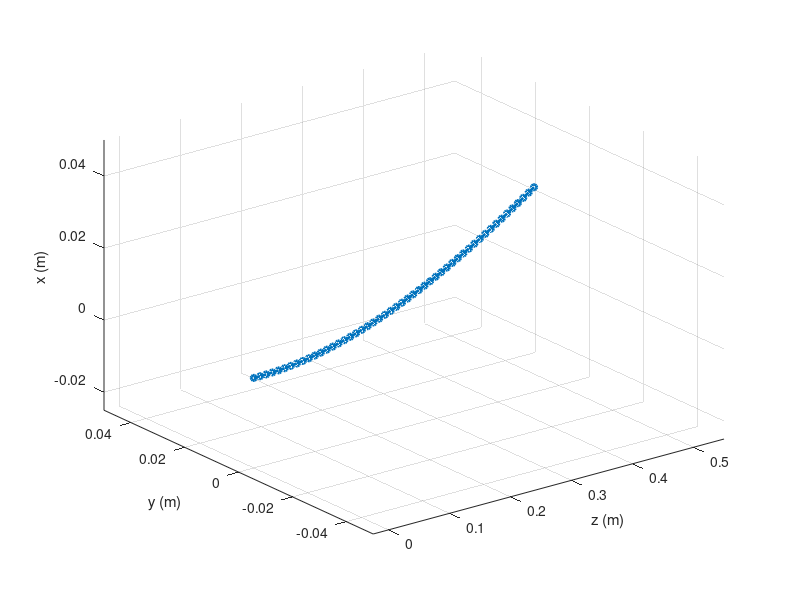

Source code (MATLAB): (Note: this script raises an error after producing the figure.)
% This program implements the Cosserat Rod Theory
% with simple Control inputs
% 
function CosseratRod
clear all;
clc;

global i p R j n m v u q w vs us vt ut qt wt vst ust vh uh vsh ush qh wh nLL mLL x y z X Y Z  %Make vars available in whole program
%Hat operator
hat = @(y)[0, -y(3), y(2);
           y(3), 0, -y(1);
          -y(2), y(1), 0];

%Declare variables
L = 0.5;                         %Length in m
N = 50;                        %Spatial resolution
E = 207e9;                     %Young's modulus
r = 0.001;                     %Cross-section radius
rt = {[0.01;0;0]               %Location of Tendons - We'll see if 4 works
      [0;0.01;0]
      [-0.01;0;0]
      [0;-0.01;0]};             
rho = 8000;                    %Density
g = [0;0;-9.81];               %Gravity vector
Bse = zeros(3);                %Shear/Bending Coefficient
Bbt = 1e-6*eye(3);             %Bending/Torsion Coefficient
C = 0.03*eye(3);               %Viscous Damping Coefficient
Tt = {0 0 0 0};
dt = 0.015;                    %Size of Time step
alpha = -0.2;                  %BDF-alpha parameter
STEPS = 300;                   %Number of timesteps to completion

%Initial Pre-bending variables
vstar = @(s)[0;0;1];           
ustar = @(s)[0;0;0];           
vsstar = @(s)[0;0;1];
usstar = @(s)[0;0;0];

%Boundary Conditions
%Clamped base to free end
for i = 1 : STEPS
    p{i,1} = [0;0;0];          
    R{i,1} = eye(3);
    q{i,1} = [0;0;0];
    w{i,1} = [0;0;0];
end

nL = 0.0*g;                    %Start with a weight hung at the tip
mL = [0;0;0];

%Dependent Parameter Calculations
A = pi*r^2;                                 %Cross-sectional area
J = diag([pi*r^4/4  pi*r^4/4  pi*r^4/2]);   %Inertia Matrix
G = E / (2 * (1 + 0.3));                    %Shear modulus
Kse = diag([G*A, G*A, E*A]);                %SE Stiffness Matrix
Kbt = diag([E*J(1,1), E*J(2,2), G*J(3,3)]); %BT Stiffness Matrix
ds = L/(N-1);                               %Finite change in S over total steps

%BDF-alpha coefficients
C0 = (1.5 + alpha) / ( dt*(1+alpha));      
C1 = -2/dt;
C2 = (0.5 + alpha) / ( dt*(1+alpha));
d1 = alpha / (1+alpha);

% -- START SIMULATION -- 
% Steps to consider:
% 1) Solve with initial static conditions
% 2) Apply Tension Forces
% 3) Semi-discretize the PDE into an ODE using BDF-Alpha
% 4) Solve PDE with shooting
% 5) Model resulting rod using CRVisToolkit 

%Initial Static Solve in order to get IVP problem going
i = 1;
disp("Solving Initial Static Model")
fsolve(@initialSolve, zeros(6,1)); %Solve static BVP w/ shooting method
visualize();

%Setup initial history terms
for j = 1 : N-1
    vh{i+1,j} = (C1+C2)*v{i,j};
    uh{i+1,j} = (C1+C2)*u{i,j};
    vsh{i+1,j} = (C1+C2)*vs{i,j};
    ush{i+1,j} = (C1+C2)*us{i,j};
    qh{i+1,j} = [0;0;0];
    wh{i+1,j} = [0;0;0];
    q{i,j} = [0;0;0];
    w{i,j} = [0;0;0];
end

%Visualize the static beam with CRVis

% -- START SIMULATION LOOP --
for i = 2 : STEPS

    %Set the Tendon Forces at each time step
    %Likely will have the control input function here, then set the forces
    if i < 5
        Tt{1} = 0; %Apply 0 for initial history terms
        Tt{2} = 0;
        Tt{3} = 0;
        Tt{4} = 0;
    else
        Tt{1} = 3; %INPUT TENDON FORCES
        Tt{2} = 1;
        Tt{3} = 1.5;
        Tt{4} = 0.5;
    end 

    %Now to actually solve, given the tendon forces
    disp("Solving Dynamic Model")
    fsolve(@dynamicSolve, [n{i-1,1}; m{i-1,1}]); %Solve semi-discretized PDE w/ shooting
    updateBDFalpha();
    visualize();
end

%Possibly insert result into CRVis

% -- FUNCTIONS --
function E = initialSolve(G)
    n{i,1} = G(1:3);
    m{i,1} = G(4:6);

    %Euler's method for IVP problem
    for j = 1 : N-1
        [ps, Rs, ns, ms, us{i,j}, vs{i,j} ,v{i,j}, u{i,j}] = formStaticCosseratODE(p{i,j},R{i,j},n{i,j},m{i,j});
        p{i,j+1} = p{i,j} + ds*ps;
        R{i,j+1} = R{i,j} + ds*Rs;
        n{i,j+1} = n{i,j} + ds*ns;
        m{i,j+1} = m{i,j} + ds*ms;
    end

    E = [ n{i,N} - nL;  m{i,N} - mL ];
end

function E = dynamicSolve(G)
    n{i,1} = G(1:3);
    m{i,1} = G(4:6);

    %Euler's method
    for j = 1 : N-1
        [ps, Rs, ns, ms, qs, ws, vs{i,j}, us{i,j},...
        v{i,j}, u{i,j}, vt{i,j}, ut{i,j},...
        qt{i,j}, wt{i,j},vst{i,j}, ust{i,j}] = formCosseratODE(p{i,j},R{i,j},n{i,j},m{i,j},q{i,j},w{i,j});
        
        p{i,j+1} = p{i,j} + ds*ps;
        R{i,j+1} = R{i,j} + ds*Rs;
        n{i,j+1} = n{i,j} + ds*ns;
        m{i,j+1} = m{i,j} + ds*ms;
        q{i,j+1} = q{i,j} + ds*qs;
        w{i,j+1} = w{i,j} + ds*ws;
            
    end

    E = [n{i,N} - nLL ;  m{i,N} - mLL];
end

%This function will essentially build the ODE that will be put through
%fsolve dynamically over time
function [ps,Rs,ns,ms,qs,ws,vs,us,v,u,vt,ut,qt,wt,vst,ust] = formCosseratODE(p, R, n, m, q, w, Tt)
    v = (Kse + C0*Bse)\(R'*n + Kse*vstar(ds*(j-1)) - Bse*vh{i,j}); %Use \ for inverse for better stability
    u = (Kbt + C0*Bbt)\(R'*m + Kbt*ustar(ds*(j-1)) - Bbt*uh{i,j});
    
    %Time derivatives - Replaced by BDFa terms
    vt = C0*v + vh{i,j};
    ut = C0*u + uh{i,j};
    qt = C0*q + qh{i,j};
    wt = C0*w + wh{i,j};

    %Calculate Forces
    %Using _ for subscript t, for tension forces
    [a_t, b_t, A_t, B_t, G_t, H_t] = getTendonForces(v, u);

    %Following Sharifi et al for vs and us
    %Their code seems to assume that all block matrices are diagonal
    %The following works in all cases, but is a bit less efficient
    %I didn't time to verify the matrix sizes to know if Gt is diagonal
    phi = [Kse + C0*Bse + A_t, G_t;
           G_t', Kbt + C0*Bbt + H_t];

    LamdaN = hat(u) * (Kse * (v - vstar(ds*(j-1)) + Bse*vt)) - Kse*vsstar(ds*(j-1)) + Bse*vsh{i,j};
    LamdaM = hat(u) * (Kbt * (u - ustar(ds*(j-1)) + Bbt*ut)) - Kbt*usstar(ds*(j-1)) + Bbt*ush{i,j};
    GammaN = rho*A*(hat(w)*q + qt) + C*q.*abs(q) - R'*rho*A_t*g - a_t; %**R'R = 1, so can be omitted
    GammaM = rho*(hat(w)*J*w + J*wt) - hat(v) * (Kse * (v - vstar(ds*(j-1)) + Bse*vt)) - b_t; %**hat(ps) = Rv, also le = 0

    rhs = [-GammaN + LamdaN;
           -GammaM + LamdaM];
    temp = phi \ rhs;

    %Extract the result into vs and us
    vs = temp(1:3); %Block size is determined by Kse
    us = temp(4:6);

    vst = C0*vs + vsh{i,j};
    ust = C0*us + ush{i,j};

    f = rho*A*g + R*(a_t + A_t*vs + G_t*us) - (R*C*q.*abs(q));
    l = R*(b_t + B_t*vt + H_t*ut);

    %Find boundary forces and moments from tendons for residual calculation
    [nLL, mLL] = getTendonForcesAtL(R, u, v);

    %Spatial derivatives
    ps = R * v;
    Rs = R * hat(u);
    qs = vt - hat(u)*q + hat(w)*v;
    ws = ut - hat(u)*w;
    ns = rho*A*R*(hat(w)*q + qt) - f;
    ms = R*rho*(hat(w)*J*w + J*wt) - hat(ps)*n - l;
end

%STATIC
%This function is very explicit as I simly set the time terms to 0
%Could be optimized to OMIT time terms later on
function [ps, Rs, ns, ms, us, vs, v, u] = formStaticCosseratODE(p, R, n, m)
    v = (Kse)\(R'*n + Kse*vstar(ds*(j-1))); %Use \ for inverse for better stability
    u = (Kbt)\(R'*m + Kbt*ustar(ds*(j-1)));
    
    %Time derivatives - all 0 at static

    %Calculate Forces
    %Using _ for subscript t, for tension forces
    [a_t, b_t, A_t, B_t, G_t, H_t] = getTendonForces(v, u);

    %Following Sharifi et al for vs and us
    %Their code seems to assume that all block matrices are diagonal
    %The following works in all cases, but is a bit less efficient
    %I didn't time to verify the matrix sizes to know if Gt is diagonal
    phi = [Kse + A_t, G_t;
           G_t', Kbt + H_t];

    LamdaN = hat(u) * (Kse * (v - vstar(ds*(j-1)))) - Kse*vsstar(ds*(j-1));
    LamdaM = hat(u) * (Kbt * (u - ustar(ds*(j-1)))) - Kbt*usstar(ds*(j-1));
    GammaN = R'*rho*A_t*g - a_t; %**R'R = 1, so can be omitted
    GammaM = hat(v) * Kse * (v - vstar(ds*(j-1))) - b_t; %**hat(ps) = Rv, also le = 0

    rhs = [-GammaN + LamdaN;
           -GammaM + LamdaM];
    temp = phi \ rhs;

    %Extract the result into vs and us
    vs = temp(1:3); 
    us = temp(4:6);

    f = rho*A*g;
    l = 0;

    %Spatial derivatives
    ps = R * v;
    Rs = R * hat(u);
    ns = -f;
    ms = -hat(ps)*n - l;
end

%This function calculates the variables required to find the tendon forces
%Honestly, I could make this modular to have n tendons
%Probably a future thing
function [a, b, At, Bt, Gt, Ht] = getTendonForces(v, u)
    
    %Tendon 1
    ptsb1 = hat(u)*rt{1}+v;
    At1 = -Tt{1} * (hat(ptsb1) * hat(ptsb1)) / (norm(ptsb1)^3);
    Gt1 = At1*hat(rt{1});
    Bt1 = hat(rt{1}) * At1;
    H1 = Bt1 * hat(rt{1});
    a1 = At1 * (hat(u) * ptsb1); %Assume the derivatives of r to be 0
    b1 = hat(rt{1}) * a1;

    %Tendon 2
    ptsb2 = hat(u)*rt{2}+v;
    At2 = -Tt{2} * (hat(ptsb2) * hat(ptsb2)) / (norm(ptsb2)^3);
    Gt2 = At2*hat(rt{2});
    Bt2 = hat(rt{2}) * At2;
    H2 = Bt2 * hat(rt{2});
    a2 = At2 * (hat(u) * ptsb2); 
    b2 = hat(rt{2}) * a2;

    %Tendon 3
    ptsb3 = hat(u)*rt{3}+v;
    At3 = -Tt{3} * (hat(ptsb3) * hat(ptsb3)) / (norm(ptsb3)^3);
    Gt3 = At3*hat(rt{3});
    Bt3 = hat(rt{3}) * At3;
    H3 = Bt3 * hat(rt{3});
    a3 = At3 * (hat(u) * ptsb3); 
    b3 = hat(rt{3}) * a3;

    %Tendon 4
    ptsb4 = hat(u)*rt{4}+v;
    At4 = -Tt{4} * (hat(ptsb4) * hat(ptsb4)) / (norm(ptsb4)^3);
    Gt4 = At4*hat(rt{4});
    Bt4 = hat(rt{4}) * At4;
    H4 = Bt4 * hat(rt{4});
    a4 = At4 * (hat(u) * ptsb4); 
    b4 = hat(rt{4}) * a4;

    %Sum the values
    a = a1 + a2 + a3 +a4;
    b = b1 + b2 + b3 +b4;
    At = At1 + At2 + At3 + At4;
    Bt = Bt1 + Bt2 + Bt3 + Bt4;
    Gt = Gt1 + Gt2 + Gt3 + Gt4;
    Ht = H1 + H2 + H3 + H4;
end

%This function find the tendon forces at the end point L
%Later then used in fsolve for residual calculation to solve the IVP
function [nLL, mLL] = getTendonForcesAtL(R, u, v)
    pts1 = R*hat(u)*rt{1}+R*v;
    pts2 = R*hat(u)*rt{2}+R*v;
    pts3 = R*hat(u)*rt{3}+R*v;
    pts4 = R*hat(u)*rt{4}+R*v;

    nLL = -Tt{1}*pts1/norm(pts1) - Tt{2}*pts2/norm(pts2) - Tt{3}*pts3/norm(pts3); - Tt{4}*pts4/norm(pts4);
    mLL = -Tt{1}*hat(R*rt{1})*pts1/norm(pts1) - Tt{2}*hat(R*rt{2})*pts2/norm(pts2) - Tt{3}*hat(R*rt{3})*pts3/norm(pts3) - Tt{4}*hat(R*rt{4})*pts4/norm(pts4);
end

function updateBDFalpha()
%h for history, these are history term updates
   for j = 1 : N-1        
       vh{i+1,j} = C1*v{i,j} + C2*v{i-1,j} + d1*vt{i,j};
       uh{i+1,j} = C1*u{i,j} + C2*u{i-1,j} + d1*ut{i,j};
       vsh{i+1,j} = C1*vs{i,j} + C2*vs{i-1,j} + d1*vst{i,j};
       ush{i+1,j} = C1*us{i,j} + C2*us{i-1,j} + d1*ust{i,j};
       qh{i+1,j} = C1*q{i,j} + C2*q{i-1,j} + d1*qt{i,j};
       wh{i+1,j} = C1*w{i,j} + C2*w{i-1,j} + d1*wt{i,j};
   end
end

%TEMPORARY
    function visualize()
    % p: cell array p{i,j} = 3x1 positions
    % N: number of points along rod
    % L: rod length for axis limits
    % i: current time step

    % Only update every 10 frames
    if rem(i,10) == 0
        % Extract x,y,z positions
        x = zeros(1,N);
        y = zeros(1,N);
        z = zeros(1,N);
        for j = 1:N
            x(j) = p{i,j}(1);
            y(j) = p{i,j}(2);
            z(j) = p{i,j}(3);
        end

        % Persistent line handle to update instead of replotting
        persistent hLine
        if isempty(hLine) || ~isvalid(hLine)
            figure(1); clf;
            hLine = plot3(z, y, x, '-o', 'LineWidth', 2, 'MarkerSize', 4);
            axis([-0.05*L 1.1*L  -0.1*L 0.1*L -0.05*L 0.1*L]);
            xlabel('z (m)'); ylabel('y (m)'); zlabel('x (m)');
            grid on; view(3);
        else
            % Update existing line
            set(hLine, 'XData', z, 'YData', y, 'ZData', x);
        end
        drawnow;
        pause(0.05);
    end
end
%{
    for i = 1 : STEPS, U(i)=i*dt; X(i)=p{i,N}(1); Y(i)=p{i,N}(2); Z(i)=p{i,N}(3); end
    figure (1)    
    subplot(2,1,1)
    plot(U,X);
    xlabel('t (s)');  ylabel('x (m)'); title('Tip Displacement - X Component');
    subplot(2,1,2)
    plot(U,Y);
    xlabel('t (s)');  ylabel('y (m)'); title('Tip Displacement - Y Component');
%}
%VisualizeRod(R);

end


